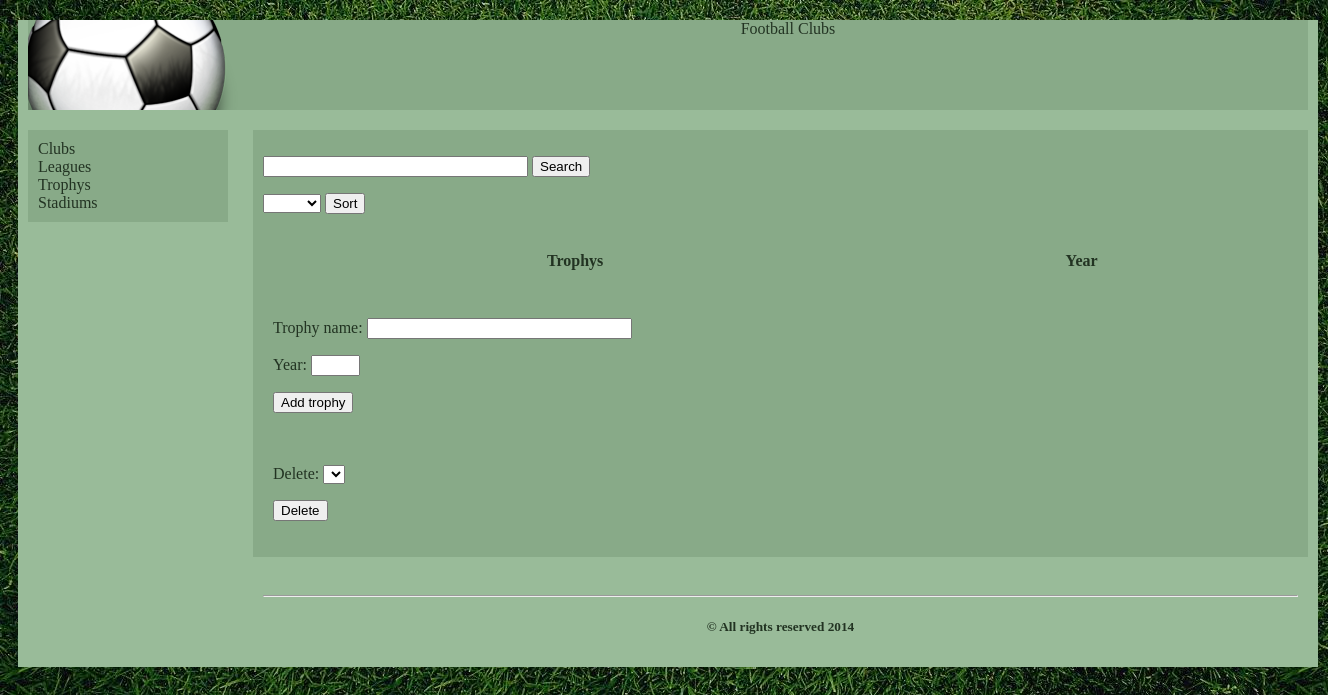
Page /football-clubs.org/www/trophys/index.php on the earlier database version.
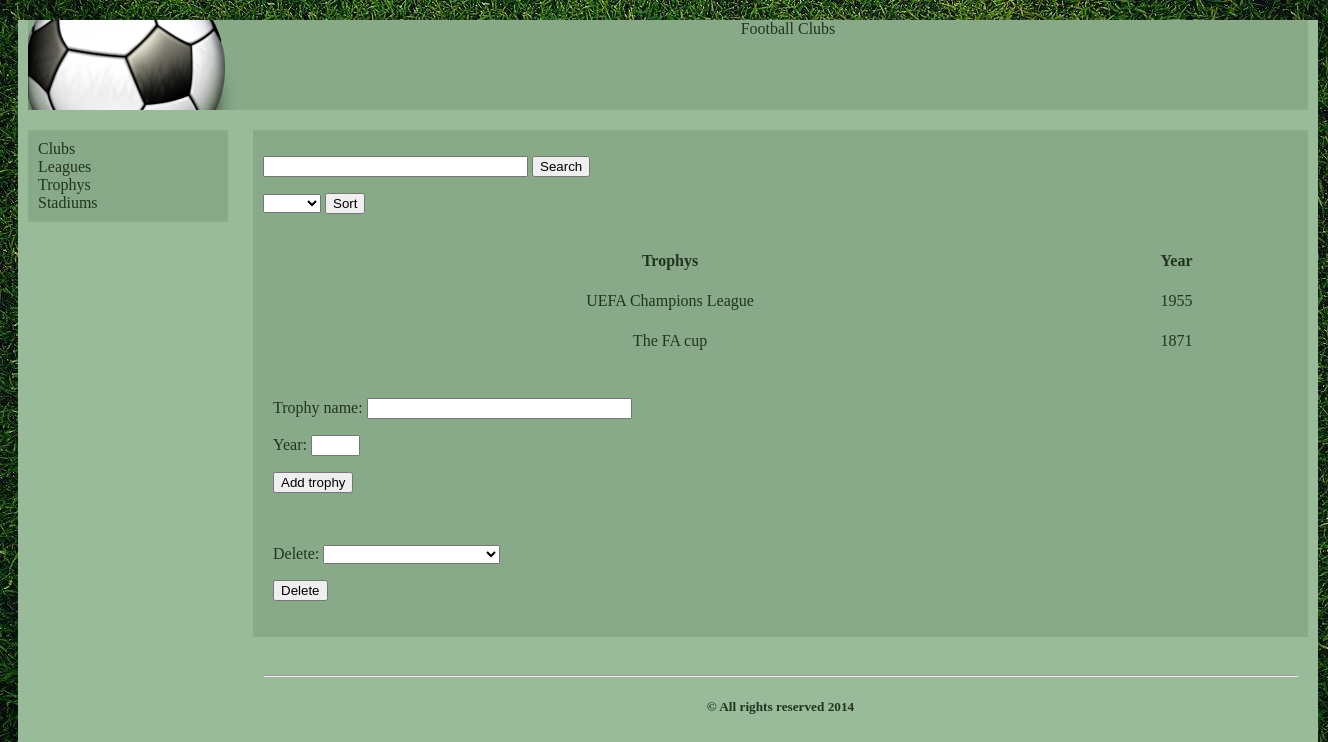
Same page on the later database version.
### tables this page shows
CREATE TABLE IF NOT EXISTS `trophys` (
  `id` int(4) unsigned NOT NULL AUTO_INCREMENT,
  `name` char(40) NOT NULL,
  `year` int(4) NOT NULL,
  PRIMARY KEY (`id`),
  UNIQUE KEY `id` (`id`),
  UNIQUE KEY `id_2` (`id`)
);

### football-clubs.org/www/trophys/info.php (called while the page is built, shortened)
<?php
require('output.php');
require('input.php');
?>

### football-clubs.org/www/trophys/output.php (the view, shortened to what this page needs)
<form class="search" action="" method="POST">
		<p><input type="text" name="search" size="30">
		<input type="submit" name="Search" value="Search"></p>
</form>
<form class="sort" action="" method="POST">
		<select name="sort" size="1">
			<option value=""></option>
			<option value="tr.`name`">Name</option>
		</select>
		<input type="submit" name="sorded" value="Sort"></p>
</form>
<table>
	<tr>
		<th>
		Trophys
		</th>
		<th>
		Year
		</th>
	</tr>
	<?php
	$search = $_POST['search'];
	$sort = $_POST['sort'];
	if ($sort !='') {
			$sql = "SELECT tr.`name`,tr.`year`
					FROM `trophys` AS tr
					WHERE tr.`name` LIKE '%$search%' ORDER BY $sort;";
		}
	else{
		$sql = "SELECT tr.`name`,tr.`year`
					FROM `trophys` AS tr
					WHERE tr.`name` LIKE '%$search%';";
	}
		$result_id = mysql_query($sql);
		while($row = mysql_fetch_row($result_id)){
			echo "<tr>";
			 	echo "<td>" . $row[0] . "</td>";
			 	echo "<td>" . $row[1] . "</td>";
			echo "</tr>";
		}
	?>
</table>

Differences in the rows shown:
added trophys: name "UEFA Champions League", year "1955"
added trophys: name "The FA cup", year "1871"
